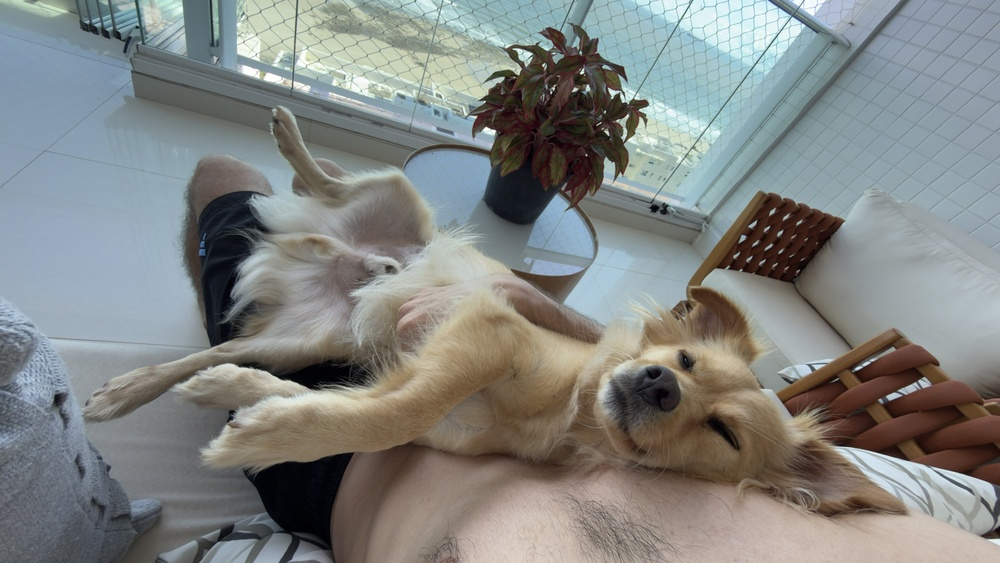
#> input picture atividade-pln-visao/imagem_teste.jpg, 1000 x 563 px, shrunk from 2364 x 1330 before the run
$ python exemplo_2_visao.py
#> lines starting #> are read from the running program, lines starting #| are printed output that depends on the picture
import cv2
import matplotlib.pyplot as plt

imagem = cv2.imread("imagem_teste.jpg", cv2.IMREAD_GRAYSCALE)
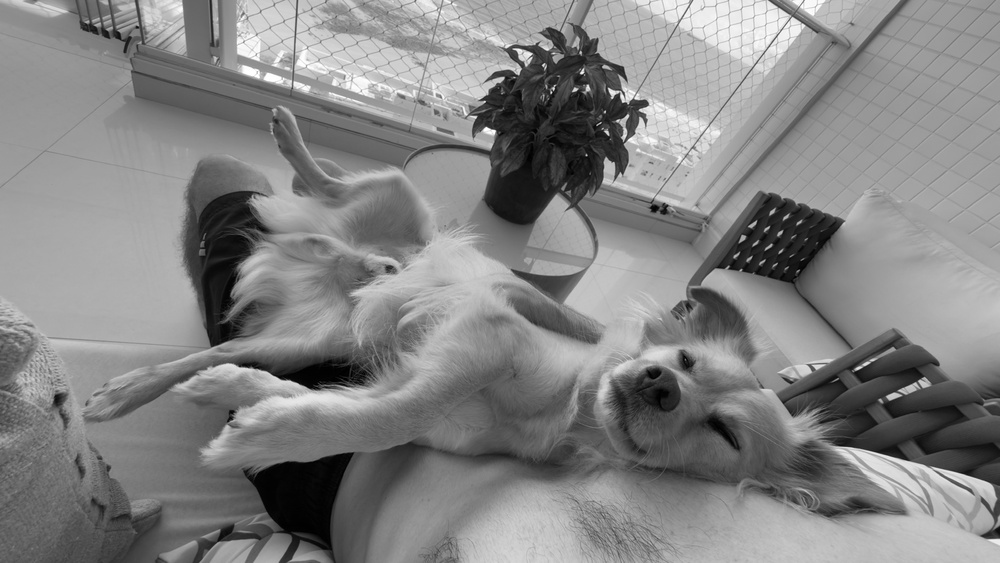
#> imagem: shape (563, 1000); min 0, max 255, mean 131.7

if imagem is None:
    print("Erro: não foi possível carregar a imagem.")
else:
    imagem_equalizada = cv2.equalizeHist(imagem)
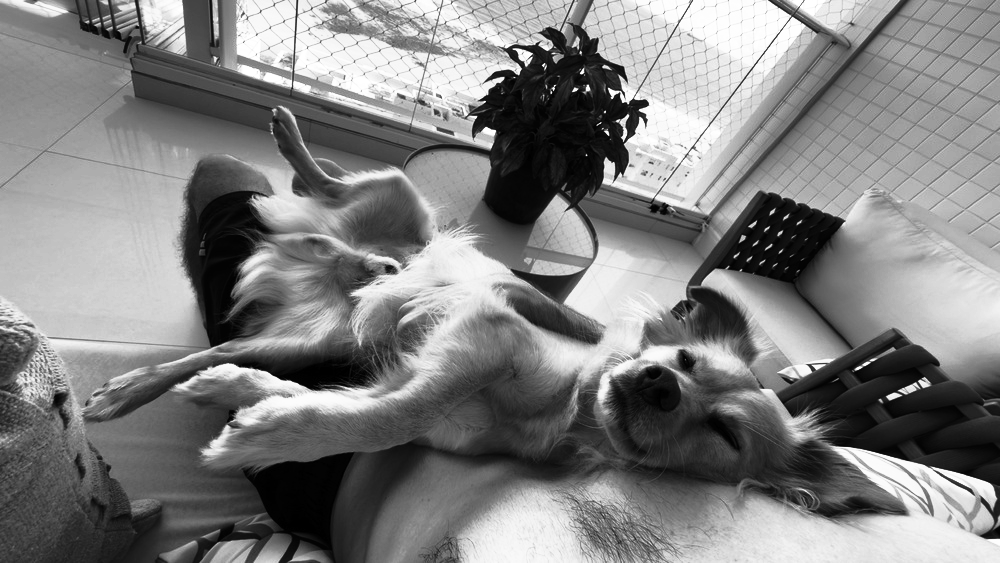
#> imagem_equalizada: shape (563, 1000); min 0, max 255, mean 128.3
    cv2.imwrite("resultado_equalizado.jpg", imagem_equalizada)

    print("=== EXEMPLO 2: VISÃO COMPUTACIONAL ===")
    print("Imagem carregada com sucesso.")
    print("Equalização de histograma aplicada.")
    print("Resultado salvo como: resultado_equalizado.jpg")

    plt.figure(figsize=(10, 5))
    plt.subplot(1, 2, 1)
    plt.title("Imagem Original")
    plt.imshow(imagem, cmap="gray")
    plt.axis("off")

    plt.subplot(1, 2, 2)
    plt.title("Imagem Equalizada")
    plt.imshow(imagem_equalizada, cmap="gray")
    plt.axis("off")

    plt.show()
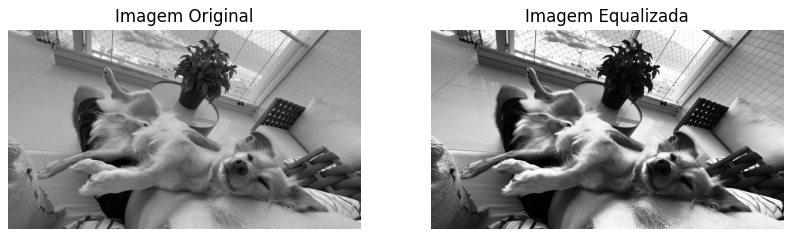
#> figure drawn by matplotlib, 2 panels
